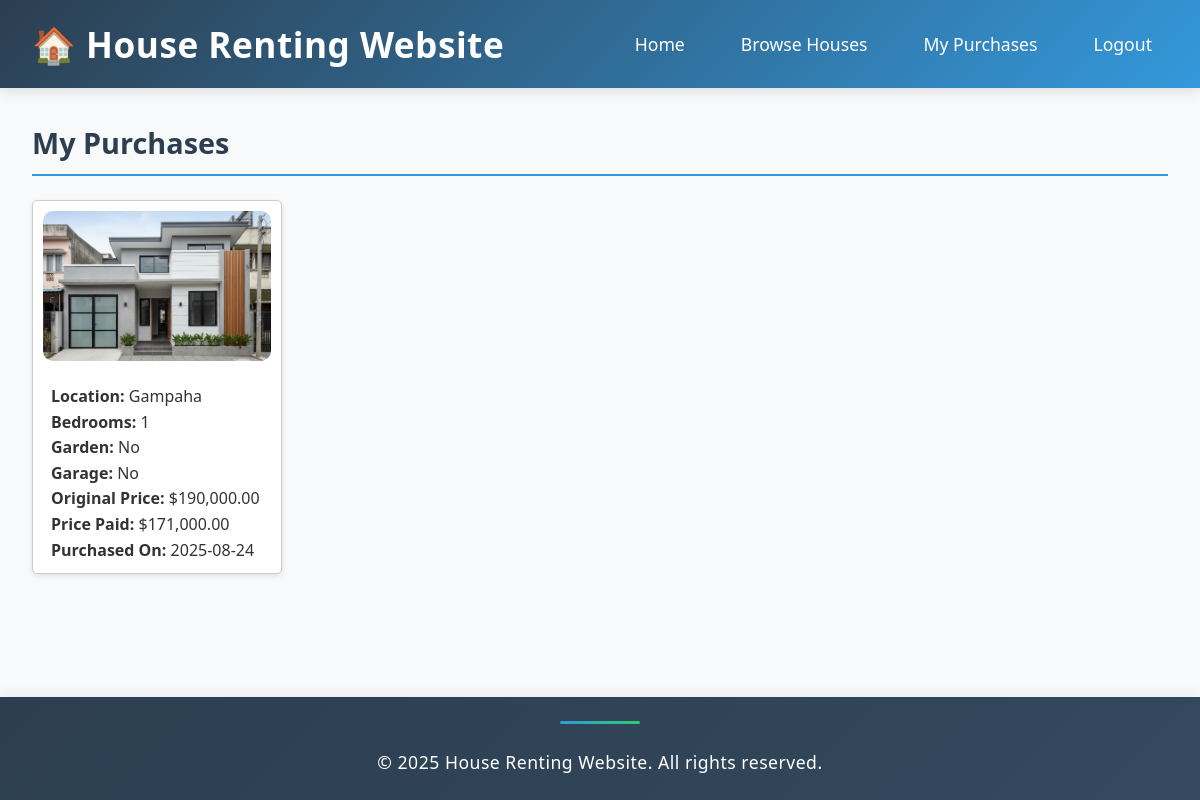
The page /members/my_purchases.php (signed in) on the database its author committed.
### tables this page shows
CREATE TABLE `transactions` (
  `id` int(11) NOT NULL,
  `house_id` int(11) DEFAULT NULL,
  `buyer_id` int(11) DEFAULT NULL,
  `price_paid` decimal(10,2) DEFAULT NULL,
  `date` datetime DEFAULT current_timestamp(),
  `stripe_payment_id` varchar(255) DEFAULT NULL
);

CREATE TABLE `houses` (
  `id` int(11) NOT NULL,
  `photo` varchar(255) DEFAULT NULL,
  `location` varchar(100) DEFAULT NULL,
  `bedrooms` int(11) DEFAULT NULL,
  `garden` tinyint(1) DEFAULT NULL,
  `garage` tinyint(1) DEFAULT NULL,
  `price` decimal(10,2) DEFAULT NULL,
  `discount` decimal(5,2) DEFAULT 0.00,
  `owner_id` int(11) DEFAULT NULL,
  `status` enum('available','sold') DEFAULT 'available'
);

### members/my_purchases.php (the view, shortened to what this page needs)
<?php
require_once "../config/connectdb.php";
require_once "../includes/header.php";
$member_id = $_SESSION["user_id"];
$stmt = $conn->prepare("SELECT h.photo, h.location, h.bedrooms, h.price, t.price_paid, t.date
                        FROM transactions t
                        JOIN houses h ON t.house_id = h.id
                        WHERE t.buyer_id = :member_id
                        ORDER BY t.date DESC");
$stmt->execute([":member_id" => $member_id]);
$purchases = $stmt->fetchAll();
?>
<h2>My Purchases</h2>
<?php if (count($purchases) > 0): ?>
    <div style="display:flex; flex-wrap:wrap; gap:20px;">
        <?php foreach ($purchases as $p): ?>
            <div class="card">
                <img src="../<?php echo $p['photo']; ?>"
                     alt="House Image"
                     style="width:100%; height:150px; object-fit:cover;">
                <p><b>Location:</b> <?php echo htmlspecialchars($p['location']); ?></p>
                <p><b>Bedrooms:</b> <?php echo $p['bedrooms']; ?></p>
                <p><b>Garden:</b> <?php echo $house['garden'] ? 'Yes' : 'No'; ?></p>
                <p><b>Garage:</b> <?php echo $house['garage'] ? 'Yes' : 'No'; ?></p>
                <p><b>Original Price:</b> $<?php echo number_format($p['price'], 2); ?></p>
                <p><b>Price Paid:</b> $<?php echo number_format($p['price_paid'], 2); ?></p>
                <p><b>Purchased On:</b> <?php echo date('Y-m-d', strtotime($p['date'])); ?></p>
            </div>
        <?php endforeach; ?>
    </div>
<?php else: ?>
    <p>You haven’t purchased any houses yet.</p>
<?php endif; ?>
<?php require_once "../includes/footer.php"; ?>

### assets/css/styles.css (style rules this page uses)
* { box-sizing: border-box; margin: 0; padding: 0; }
body { font-family: 'Segoe UI', Tahoma, Geneva, Verdana, sans-serif; line-height: 1.6; color: #333; background-color: #f8f9fa; min-height: 100vh; display: flex; flex-direction: column; }
h2, h3, h4, h5, h6 { color: #2c3e50; margin-bottom: 1rem; }
h2 { font-size: 1.8rem; border-bottom: 2px solid #3498db; padding-bottom: 0.5rem; margin-bottom: 1.5rem; }
.card { border:1px solid #ccc; padding:10px; width:250px; background-color: white; border-radius: 5px; box-shadow: 0 2px 5px rgba(0, 0, 0, 0.1); overflow: hidden; transition: transform 0.3s ease; }
.card img { width: 100%; height: 200px; margin-bottom: 15px; object-fit: cover; border-radius: 10px; }
.card p { margin-left: 0.5rem; }

### rows shown on the page
transactions: house.photo (picture), house.location "Gampaha", house.bedrooms "1", house.price "190,000.00", price_paid "171,000.00", date "2025-08-24"
